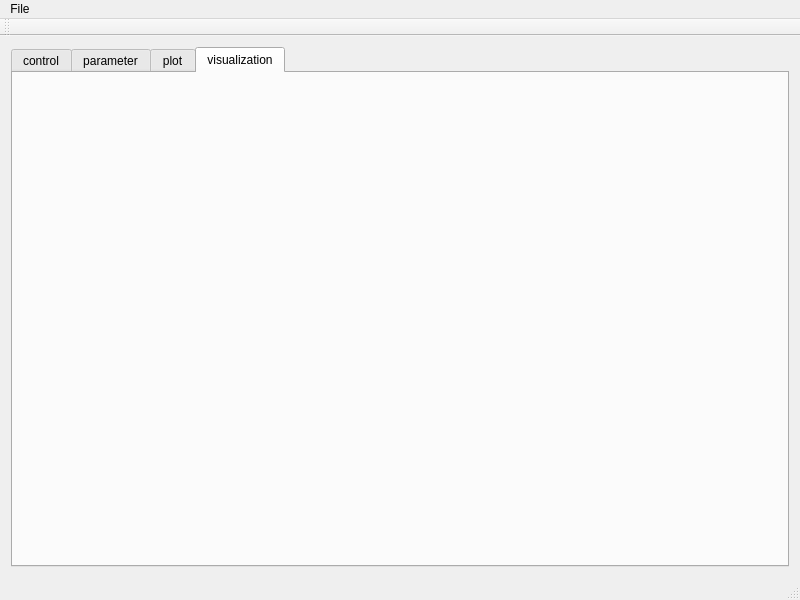
<?xml version="1.0" encoding="UTF-8"?>
<ui version="4.0">
 <class>MainWindow</class>
 <widget class="QMainWindow" name="MainWindow">
  <property name="geometry">
   <rect>
    <x>0</x>
    <y>0</y>
    <width>800</width>
    <height>600</height>
   </rect>
  </property>
  <property name="minimumSize">
   <size>
    <width>800</width>
    <height>600</height>
   </size>
  </property>
  <property name="windowTitle">
   <string>blaplot</string>
  </property>
  <widget class="QWidget" name="centralWidget">
   <layout class="QHBoxLayout" name="horizontalLayout">
    <item>
     <widget class="QTabWidget" name="tabWidget">
      <property name="currentIndex">
       <number>3</number>
      </property>
      <widget class="QWidget" name="tabControl">
       <attribute name="title">
        <string>control</string>
       </attribute>
       <widget class="QWidget" name="gridLayoutWidget">
        <property name="geometry">
         <rect>
          <x>120</x>
          <y>50</y>
          <width>278</width>
          <height>109</height>
         </rect>
        </property>
        <layout class="QGridLayout" name="gridLayout">
         <item row="1" column="0">
          <widget class="QPushButton" name="pushButton_4">
           <property name="text">
            <string>turn
left</string>
           </property>
          </widget>
         </item>
         <item row="1" column="1">
          <widget class="QPushButton" name="pushButton_2">
           <property name="sizePolicy">
            <sizepolicy hsizetype="Minimum" vsizetype="Preferred">
             <horstretch>0</horstretch>
             <verstretch>0</verstretch>
            </sizepolicy>
           </property>
           <property name="text">
            <string>stop</string>
           </property>
          </widget>
         </item>
         <item row="0" column="1">
          <widget class="QPushButton" name="pushButton">
           <property name="text">
            <string>forward</string>
           </property>
          </widget>
         </item>
         <item row="2" column="1">
          <widget class="QPushButton" name="pushButton_3">
           <property name="text">
            <string>backward</string>
           </property>
          </widget>
         </item>
         <item row="1" column="2">
          <widget class="QPushButton" name="pushButton_5">
           <property name="text">
            <string>turn
right</string>
           </property>
          </widget>
         </item>
        </layout>
       </widget>
      </widget>
      <widget class="QWidget" name="tabParameter">
       <attribute name="title">
        <string>parameter</string>
       </attribute>
       <widget class="QGroupBox" name="groupBoxConnection">
        <property name="geometry">
         <rect>
          <x>10</x>
          <y>10</y>
          <width>187</width>
          <height>156</height>
         </rect>
        </property>
        <property name="title">
         <string>Connection</string>
        </property>
        <layout class="QVBoxLayout" name="verticalLayout_6">
         <item>
          <layout class="QGridLayout" name="gridLayout_2">
           <item row="1" column="0">
            <widget class="QLabel" name="labelPort">
             <property name="text">
              <string>port</string>
             </property>
            </widget>
           </item>
           <item row="0" column="0">
            <widget class="QLabel" name="labelIP">
             <property name="text">
              <string>IP</string>
             </property>
            </widget>
           </item>
           <item row="0" column="1">
            <widget class="QLineEdit" name="lineEditIP">
             <property name="text">
              <string>semmbox.local</string>
             </property>
            </widget>
           </item>
           <item row="1" column="1">
            <widget class="QSpinBox" name="spinBoxPort">
             <property name="maximum">
              <number>99999</number>
             </property>
             <property name="value">
              <number>6665</number>
             </property>
            </widget>
           </item>
          </layout>
         </item>
         <item>
          <widget class="QPushButton" name="pushButtonConnect">
           <property name="text">
            <string>connect</string>
           </property>
          </widget>
         </item>
         <item>
          <widget class="QPushButton" name="pushButtonDisconnect">
           <property name="text">
            <string>disconnect</string>
           </property>
          </widget>
         </item>
        </layout>
       </widget>
       <widget class="QGroupBox" name="groupBox">
        <property name="geometry">
         <rect>
          <x>20</x>
          <y>170</y>
          <width>272</width>
          <height>61</height>
         </rect>
        </property>
        <property name="sizePolicy">
         <sizepolicy hsizetype="Minimum" vsizetype="Maximum">
          <horstretch>0</horstretch>
          <verstretch>0</verstretch>
         </sizepolicy>
        </property>
        <property name="title">
         <string>GroupBox</string>
        </property>
        <layout class="QVBoxLayout" name="verticalLayout_9">
         <item>
          <layout class="QGridLayout" name="gridLayout_3">
           <item row="0" column="3">
            <widget class="QToolButton" name="toolButtonSetMeasuingInterval">
             <property name="text">
              <string>set</string>
             </property>
            </widget>
           </item>
           <item row="0" column="1">
            <widget class="QSpinBox" name="spinBoxMeasuingInterval">
             <property name="sizePolicy">
              <sizepolicy hsizetype="Expanding" vsizetype="Fixed">
               <horstretch>0</horstretch>
               <verstretch>0</verstretch>
              </sizepolicy>
             </property>
             <property name="maximum">
              <number>10000</number>
             </property>
            </widget>
           </item>
           <item row="0" column="2">
            <widget class="QToolButton" name="toolButtonGetMeasuingInterval">
             <property name="text">
              <string>get</string>
             </property>
            </widget>
           </item>
           <item row="0" column="0">
            <widget class="QLabel" name="labelMeasuingInterval">
             <property name="text">
              <string>mesuring interval</string>
             </property>
            </widget>
           </item>
          </layout>
         </item>
        </layout>
       </widget>
      </widget>
      <widget class="QWidget" name="tabPlot">
       <attribute name="title">
        <string>plot</string>
       </attribute>
       <layout class="QHBoxLayout" name="horizontalLayout_7">
        <item>
         <layout class="QVBoxLayout" name="verticalLayout_7">
          <item>
           <layout class="QHBoxLayout" name="horizontalLayoutPlot">
            <property name="leftMargin">
             <number>0</number>
            </property>
            <item>
             <layout class="QVBoxLayout" name="verticalLayout_5">
              <item>
               <widget class="GraphPlotter" name="widgetPlot" native="true">
                <property name="sizePolicy">
                 <sizepolicy hsizetype="Expanding" vsizetype="Expanding">
                  <horstretch>0</horstretch>
                  <verstretch>0</verstretch>
                 </sizepolicy>
                </property>
               </widget>
              </item>
              <item>
               <widget class="QScrollBar" name="horizontalScrollBarPlotArea">
                <property name="maximum">
                 <number>0</number>
                </property>
                <property name="orientation">
                 <enum>Qt::Horizontal</enum>
                </property>
               </widget>
              </item>
             </layout>
            </item>
            <item>
             <layout class="QVBoxLayout" name="verticalLayoutCurves">
              <item>
               <widget class="QGroupBox" name="groupBoxAccel">
                <property name="enabled">
                 <bool>true</bool>
                </property>
                <property name="title">
                 <string>Accelerometer</string>
                </property>
                <property name="checkable">
                 <bool>true</bool>
                </property>
                <property name="checked">
                 <bool>false</bool>
                </property>
                <layout class="QVBoxLayout" name="verticalLayout_4">
                 <property name="topMargin">
                  <number>6</number>
                 </property>
                 <property name="bottomMargin">
                  <number>6</number>
                 </property>
                 <item>
                  <widget class="widgetCurveControl" name="widgetCurveControlAccelX" native="true"/>
                 </item>
                 <item>
                  <widget class="widgetCurveControl" name="widgetCurveControlAccelY" native="true"/>
                 </item>
                 <item>
                  <widget class="widgetCurveControl" name="widgetCurveControlAccelZ" native="true"/>
                 </item>
                </layout>
               </widget>
              </item>
              <item>
               <widget class="QGroupBox" name="groupBoxGyro">
                <property name="title">
                 <string>Gyroscope</string>
                </property>
                <property name="checkable">
                 <bool>true</bool>
                </property>
                <property name="checked">
                 <bool>false</bool>
                </property>
                <layout class="QVBoxLayout" name="verticalLayout">
                 <property name="topMargin">
                  <number>6</number>
                 </property>
                 <property name="bottomMargin">
                  <number>6</number>
                 </property>
                 <item>
                  <widget class="widgetCurveControl" name="widgetCurveControlGyroX" native="true"/>
                 </item>
                 <item>
                  <widget class="widgetCurveControl" name="widgetCurveControlGyroY" native="true"/>
                 </item>
                 <item>
                  <widget class="widgetCurveControl" name="widgetCurveControlGyroZ" native="true"/>
                 </item>
                </layout>
               </widget>
              </item>
              <item>
               <widget class="QGroupBox" name="groupBoxMag">
                <property name="title">
                 <string>Magnetometer</string>
                </property>
                <property name="checkable">
                 <bool>true</bool>
                </property>
                <property name="checked">
                 <bool>false</bool>
                </property>
                <layout class="QVBoxLayout" name="verticalLayout_2">
                 <property name="topMargin">
                  <number>6</number>
                 </property>
                 <property name="bottomMargin">
                  <number>6</number>
                 </property>
                 <item>
                  <widget class="widgetCurveControl" name="widgetCurveControlMagX" native="true"/>
                 </item>
                 <item>
                  <widget class="widgetCurveControl" name="widgetCurveControlMagY" native="true"/>
                 </item>
                 <item>
                  <widget class="widgetCurveControl" name="widgetCurveControlMagZ" native="true"/>
                 </item>
                </layout>
               </widget>
              </item>
              <item>
               <widget class="QGroupBox" name="groupBoxPoti">
                <property name="title">
                 <string>Potentiometer</string>
                </property>
                <property name="checkable">
                 <bool>true</bool>
                </property>
                <property name="checked">
                 <bool>false</bool>
                </property>
                <layout class="QVBoxLayout" name="verticalLayout_3">
                 <property name="topMargin">
                  <number>6</number>
                 </property>
                 <property name="bottomMargin">
                  <number>6</number>
                 </property>
                 <item>
                  <widget class="widgetCurveControl" name="widgetCurveControlPoti" native="true"/>
                 </item>
                </layout>
               </widget>
              </item>
              <item>
               <widget class="QGroupBox" name="groupBoxPseudo">
                <property name="title">
                 <string>Pseudo values</string>
                </property>
                <property name="checkable">
                 <bool>false</bool>
                </property>
                <property name="checked">
                 <bool>false</bool>
                </property>
                <layout class="QVBoxLayout" name="verticalLayout_8">
                 <item>
                  <widget class="QCheckBox" name="checkBoxPseudo">
                   <property name="text">
                    <string>enable</string>
                   </property>
                   <property name="checkable">
                    <bool>true</bool>
                   </property>
                   <property name="autoRepeat">
                    <bool>false</bool>
                   </property>
                  </widget>
                 </item>
                </layout>
               </widget>
              </item>
              <item>
               <spacer name="verticalSpacer">
                <property name="orientation">
                 <enum>Qt::Vertical</enum>
                </property>
                <property name="sizeType">
                 <enum>QSizePolicy::Expanding</enum>
                </property>
                <property name="sizeHint" stdset="0">
                 <size>
                  <width>20</width>
                  <height>40</height>
                 </size>
                </property>
               </spacer>
              </item>
             </layout>
            </item>
           </layout>
          </item>
          <item>
           <layout class="QHBoxLayout" name="horizontalLayoutPlotParams">
            <property name="spacing">
             <number>6</number>
            </property>
            <item>
             <widget class="QLabel" name="label_4">
              <property name="text">
               <string>min. val</string>
              </property>
             </widget>
            </item>
            <item>
             <widget class="QSpinBox" name="spinBoxPlotScaleYMin">
              <property name="layoutDirection">
               <enum>Qt::LeftToRight</enum>
              </property>
              <property name="alignment">
               <set>Qt::AlignRight|Qt::AlignTrailing|Qt::AlignVCenter</set>
              </property>
              <property name="minimum">
               <number>-9999</number>
              </property>
              <property name="maximum">
               <number>9999</number>
              </property>
              <property name="singleStep">
               <number>10</number>
              </property>
              <property name="value">
               <number>-500</number>
              </property>
             </widget>
            </item>
            <item>
             <spacer name="horizontalSpacer_2">
              <property name="orientation">
               <enum>Qt::Horizontal</enum>
              </property>
              <property name="sizeHint" stdset="0">
               <size>
                <width>40</width>
                <height>20</height>
               </size>
              </property>
             </spacer>
            </item>
            <item>
             <widget class="QLabel" name="label_5">
              <property name="text">
               <string>max. val</string>
              </property>
             </widget>
            </item>
            <item>
             <widget class="QSpinBox" name="spinBoxPlotScaleYMax">
              <property name="alignment">
               <set>Qt::AlignRight|Qt::AlignTrailing|Qt::AlignVCenter</set>
              </property>
              <property name="minimum">
               <number>-9999</number>
              </property>
              <property name="maximum">
               <number>9999</number>
              </property>
              <property name="singleStep">
               <number>10</number>
              </property>
              <property name="value">
               <number>500</number>
              </property>
             </widget>
            </item>
            <item>
             <spacer name="horizontalSpacer_5">
              <property name="orientation">
               <enum>Qt::Horizontal</enum>
              </property>
              <property name="sizeHint" stdset="0">
               <size>
                <width>40</width>
                <height>20</height>
               </size>
              </property>
             </spacer>
            </item>
            <item>
             <widget class="QLabel" name="label">
              <property name="text">
               <string>No. data plot:</string>
              </property>
             </widget>
            </item>
            <item>
             <widget class="QSpinBox" name="spinBoxPlotAreaSize">
              <property name="minimum">
               <number>1</number>
              </property>
              <property name="maximum">
               <number>100000</number>
              </property>
              <property name="singleStep">
               <number>100</number>
              </property>
              <property name="value">
               <number>250</number>
              </property>
             </widget>
            </item>
            <item>
             <spacer name="horizontalSpacer_4">
              <property name="orientation">
               <enum>Qt::Horizontal</enum>
              </property>
              <property name="sizeHint" stdset="0">
               <size>
                <width>40</width>
                <height>20</height>
               </size>
              </property>
             </spacer>
            </item>
            <item>
             <widget class="QLabel" name="label_2">
              <property name="text">
               <string>plots / s</string>
              </property>
             </widget>
            </item>
            <item>
             <widget class="QSpinBox" name="spinBoxPlotsPerSecond"/>
            </item>
            <item>
             <spacer name="horizontalSpacer_3">
              <property name="orientation">
               <enum>Qt::Horizontal</enum>
              </property>
              <property name="sizeHint" stdset="0">
               <size>
                <width>40</width>
                <height>20</height>
               </size>
              </property>
             </spacer>
            </item>
            <item>
             <widget class="QLabel" name="label_3">
              <property name="text">
               <string>No data shift / s</string>
              </property>
             </widget>
            </item>
            <item>
             <widget class="QSpinBox" name="spinBoxDataShiftsPerSecond">
              <property name="maximum">
               <number>999</number>
              </property>
             </widget>
            </item>
           </layout>
          </item>
          <item>
           <layout class="QHBoxLayout" name="horizontalLayoutPlotCtrl">
            <property name="leftMargin">
             <number>10</number>
            </property>
            <property name="topMargin">
             <number>0</number>
            </property>
            <property name="rightMargin">
             <number>10</number>
            </property>
            <property name="bottomMargin">
             <number>0</number>
            </property>
            <item>
             <widget class="QPushButton" name="pushButtonPausePlay">
              <property name="text">
               <string>Pause / Play</string>
              </property>
             </widget>
            </item>
            <item>
             <spacer name="horizontalSpacer">
              <property name="orientation">
               <enum>Qt::Horizontal</enum>
              </property>
              <property name="sizeHint" stdset="0">
               <size>
                <width>40</width>
                <height>20</height>
               </size>
              </property>
             </spacer>
            </item>
            <item>
             <widget class="QPushButton" name="pushButtonScreenshot">
              <property name="text">
               <string>Screenshot</string>
              </property>
             </widget>
            </item>
           </layout>
          </item>
         </layout>
        </item>
       </layout>
      </widget>
      <widget class="QWidget" name="tabVis">
       <attribute name="title">
        <string>visualization</string>
       </attribute>
       <layout class="QHBoxLayout" name="horizontalLayout_2">
        <item>
         <widget class="VisWidget" name="widgetVisualization" native="true"/>
        </item>
       </layout>
      </widget>
     </widget>
    </item>
   </layout>
  </widget>
  <widget class="QMenuBar" name="menuBar">
   <property name="geometry">
    <rect>
     <x>0</x>
     <y>0</y>
     <width>800</width>
     <height>25</height>
    </rect>
   </property>
   <widget class="QMenu" name="menuFile">
    <property name="title">
     <string>File</string>
    </property>
    <addaction name="separator"/>
    <addaction name="actionQuit"/>
   </widget>
   <addaction name="menuFile"/>
  </widget>
  <widget class="QToolBar" name="mainToolBar">
   <attribute name="toolBarArea">
    <enum>TopToolBarArea</enum>
   </attribute>
   <attribute name="toolBarBreak">
    <bool>false</bool>
   </attribute>
  </widget>
  <widget class="QStatusBar" name="statusBar"/>
  <action name="actionQuit">
   <property name="text">
    <string>quit</string>
   </property>
  </action>
 </widget>
 <layoutdefault spacing="6" margin="11"/>
 <customwidgets>
  <customwidget>
   <class>GraphPlotter</class>
   <extends>QWidget</extends>
   <header>graphplotter.h</header>
   <container>1</container>
  </customwidget>
  <customwidget>
   <class>widgetCurveControl</class>
   <extends>QWidget</extends>
   <header>widgetcurvecontrol.h</header>
   <container>1</container>
  </customwidget>
  <customwidget>
   <class>VisWidget</class>
   <extends>QWidget</extends>
   <header>viswidget.h</header>
   <container>1</container>
  </customwidget>
 </customwidgets>
 <resources/>
 <connections>
  <connection>
   <sender>actionQuit</sender>
   <signal>triggered()</signal>
   <receiver>MainWindow</receiver>
   <slot>close()</slot>
   <hints>
    <hint type="sourcelabel">
     <x>-1</x>
     <y>-1</y>
    </hint>
    <hint type="destinationlabel">
     <x>377</x>
     <y>281</y>
    </hint>
   </hints>
  </connection>
 </connections>
</ui>
